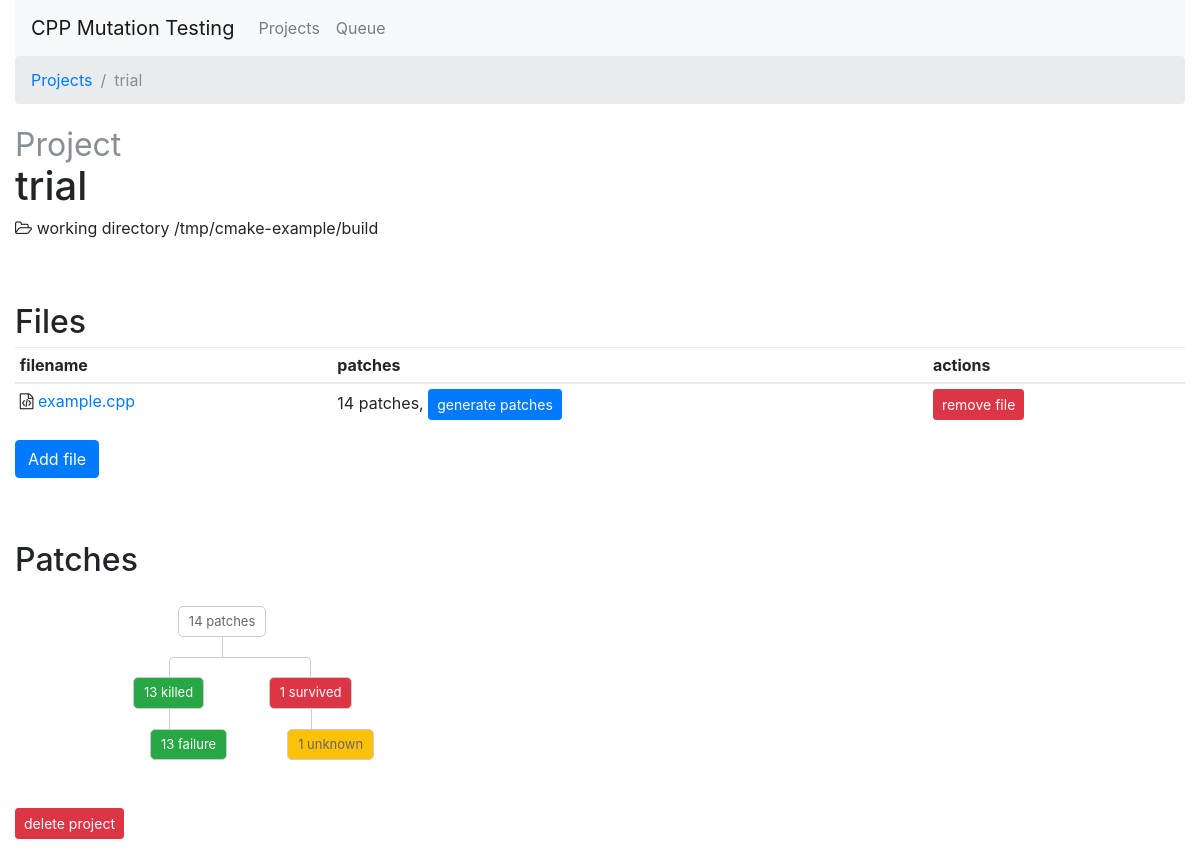
/projects/1, run on the app's committed database.
### app/models.py (models this page shows, shortened)
class Project(db.Model):
    id = db.Column(db.Integer, primary_key=True)
    name = db.Column(db.Text)
    workdir = db.Column(db.Text)
    build_command = db.Column(db.Text)
    quickcheck_command = db.Column(db.Text, nullable=True)
    quickcheck_timeout = db.Column(db.Float, nullable=True)
    test_command = db.Column(db.Text)
    test_timeout = db.Column(db.Float, nullable=True)
    clean_command = db.Column(db.Text, nullable=True)
    files = db.relationship('File', backref='project', lazy='dynamic', cascade='delete')
    patches = db.relationship('Patch', backref='project', lazy='dynamic', cascade='delete')

class File(db.Model):
    id = db.Column(db.Integer, primary_key=True)
    filename = db.Column(db.Text)
    content = db.Column(db.Text)
    project_id = db.Column(db.Integer, db.ForeignKey('project.id'), index=True)
    patches = db.relationship('Patch', backref='file', lazy='dynamic', cascade='delete')

### app/views.py (the view)
@app.route('/projects/<int:project_id>')
def route_v2_project_project_id(project_id):
    project = Project.query.get(project_id)
    if project is None:
        abort(404)
    else:
        return render_template('v2_project.html', project=project)

### app/utils/Executor.py (called while the page is built)
    @property
    def count(self):
        return Patch.query.filter(Patch.state == 'incomplete').count()

### app/utils/Mutation.py (called while the page is built)
def get_mutators():
    mutators = [
        LineDeletionMutator(),
        LogicalOperatorMutator(),
        ComparisonOperatorMutator(),
        IncDecOperatorMutator(),
        AssignmentOperatorMutator(),
        BooleanAssignmentOperatorMutator(),
        ArithmeticOperatorMutator(),
        BooleanArithmeticOperatorMutator(),
        BooleanLiteralMutator(),
        StdInserterMutator(),
        StdRangePredicateMutator(),
        StdMinMaxMutator(),
        DecimalNumberLiteralMutator(),
        HexNumberLiteralMutator(),
        IteratorRangeMutator()
    ]
    return {mutator.mutator_id: mutator for mutator in mutators}

### app/views.py (called while the page is built)
@app.template_filter()
def basename(text):
    return os.path.basename(text)

@app.context_processor
def inject_values():
    return {
        'mutators': get_mutators(),
        'executor': executor,
        'stats': Statistics()
    }

### app/templates/v2_project.html (shortened to what this page needs)
{% extends "v2_base.html" %}
{% set title='Project ' + project.name %}
{% block breadcrumb %}
    <ol class="breadcrumb">
        <li class="breadcrumb-item"><a href="{{ url_for('route_v2_projects') }}">Projects</a></li>
        <li class="breadcrumb-item active">{{ project.name }}</li>
    </ol>
{% endblock %}
{% block content %}
    <h1>
        <small class="text-muted">Project</small>
        <br>{{ project.name }}
    </h1>
    <p>
        <i class="fa fa-folder-open-o" aria-hidden="true"></i> working directory {{ project.workdir }}
    </p>
    <h2 class="pt-5">Files</h2>
    {% set files = project.files.all() %}
    {% if files|length %}
        <table class="table table-sm">
            <thead>
            <tr>
                <th>filename</th>
                <th>patches</th>
                <th>actions</th>
            </tr>
            </thead>
            <tbody>
            {% for file in files %}
                <tr>
                    <td><i class="fa fa-file-code-o"></i> <a
                            href="{{ url_for('route_v2_project_project_id_files_file_id', project_id=project.id, file_id=file.id) }}">{{ file.filename|basename }}</a>
                    </td>
                    <td>
                        {{ file.patches.count() }} patches,
                        <a class="btn btn-primary btn-sm" role="button"
                           href="{{ url_for('route_v2_project_project_id_files_file_id_generate', project_id=project.id, file_id=file.id) }}">generate
                            patches</a>
                    </td>
                    <td>
                        <a class="btn btn-danger btn-sm" role="button"
                           href="{{ url_for('route_v2_project_project_id_files_file_id_delete', project_id=project.id, file_id=file.id) }}">remove
                            file</a>
                    </td>
                </tr>
            {% endfor %}
            </tbody>
        </table>
    {% else %}
        <p>No files have been added yet.</p>
    {% endif %}
    <p><a class="btn btn-primary" role="button" href="{{ url_for('route_v2_project_project_id_files_add', project_id=project.id) }}">Add file</a></p>
    <h2 class="pt-5">Patches</h2>
        {% set run_stats = stats.run_stats(project.id) %}
        {% if run_stats.patch.count._all_ %}
        <div class="tree">
        <ul>
            <li><a href="{{ url_for('route_v2_project_project_id_patches', project_id=project.id) }}">{{ run_stats.patch.count._all_ }} patches</a>
                <ul>
                    {% if run_stats.patch.count.killed %}
                    <li>
                        <a class="bg-success text-white" href="{{ url_for('route_v2_project_project_id_patches', project_id=project.id, patch_state='killed') }}">{{ run_stats.patch.count.killed }} killed</a>
                        <ul>
                            {% if run_stats.run.count._all_.failure %}
                            <li>
                                <a class="bg-success text-white" href="{{ url_for('route_v2_project_project_id_patches', project_id=project.id, patch_state='killed', run_state='failure') }}">{{ run_stats.run.count._all_.failure }} failure</a>
                            </li>
                            {% endif %}
                        </ul>
                    </li>
                {% endif %}
                {% if run_stats.patch.count.survived %}
                    <li>
                        <a class="bg-danger text-white" href="{{ url_for('route_v2_project_project_id_patches', project_id=project.id, patch_state='survived') }}">{{ run_stats.patch.count.survived }} survived</a>
                        <ul>
                            {% if run_stats.patch.count.unknown %}
                            <li>
                                <a class="bg-warning" href="{{ url_for('route_v2_project_project_id_patches', project_id=project.id, patch_state='survived', confirmation_state='unknown') }}">{{ run_stats.patch.count.unknown }} unknown</a>
                            </li>
                            {% endif %}
                        </ul>
                    </li>
                {% endif %}
                </ul>
            </li>
        </ul>
    </div>
    <div class="clearfix mb-5">
    </div>
    {% endif %}
    <a class="btn btn-danger btn-sm" role="button"
       href="{{ url_for('route_v2_project_project_id_delete', project_id=project.id) }}">delete
        project</a>
{% endblock %}

### app/templates/v2_base.html (style rules this page uses)
.tree ul { padding-top: 20px; position: relative; transition: all 0.5s; -webkit-transition: all 0.5s; -moz-transition: all 0.5s; }
.tree li { float: left; text-align: center; list-style-type: none; position: relative; padding: 20px 5px 0 5px; font-size: 13px; transition: all 0.5s; -webkit-transition: all 0.5s; -moz-transition: all 0.5s; }
.tree li::before, .tree li::after { content: ''; position: absolute; top: 0; right: 50%; border-top: 1px solid #ccc; width: 50%; height: 20px; }
.tree li::after { right: auto; left: 50%; border-left: 1px solid #ccc; }
.tree li:only-child::after, .tree li:only-child::before { display: none; }
.tree li:only-child { padding-top: 0; }
.tree li:first-child::before, .tree li:last-child::after { border: 0 none; }
.tree li:last-child::before { border-right: 1px solid #ccc; border-radius: 0 5px 0 0; -webkit-border-radius: 0 5px 0 0; -moz-border-radius: 0 5px 0 0; }
.tree li:first-child::after { border-radius: 5px 0 0 0; -webkit-border-radius: 5px 0 0 0; -moz-border-radius: 5px 0 0 0; }
.tree ul ul::before { content: ''; position: absolute; top: 0; left: 50%; border-left: 1px solid #ccc; width: 0; height: 20px; }
.tree li a { border: 1px solid #ccc; padding: 5px 10px; text-decoration: none; color: #666; display: inline-block; border-radius: 5px; -webkit-border-radius: 5px; -moz-border-radius: 5px; transition: all 0.5s; -webkit-transition: all 0.5s; -moz-transition: all 0.5s; }

### data on the page
Project: name "trial", workdir "/tmp/cmake-example/build"
File: filename|basename "example.cpp", patches.count "14"

### other printed values
{{ run_stats.patch.count._all_ }} "14"
{{ run_stats.patch.count.killed }} "13"
{{ run_stats.run.count._all_.failure }} "13"
{{ run_stats.patch.count.survived }} "1"
{{ run_stats.patch.count.unknown }} "1"
